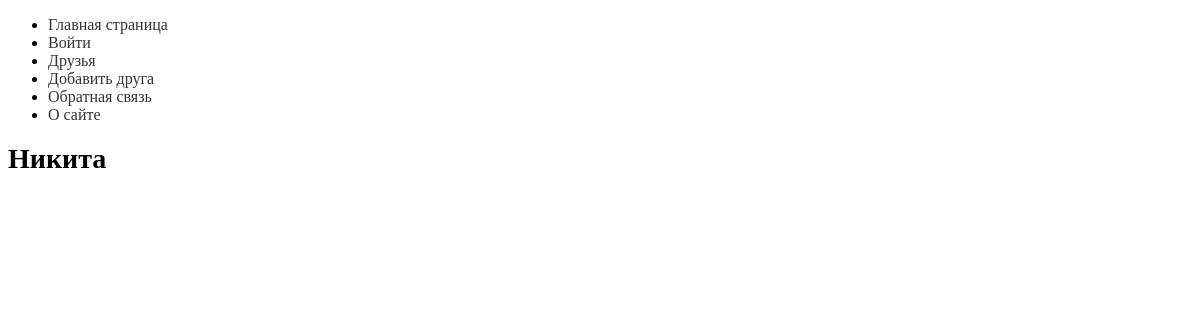
Before: /friend/nikita/ with the older database file.
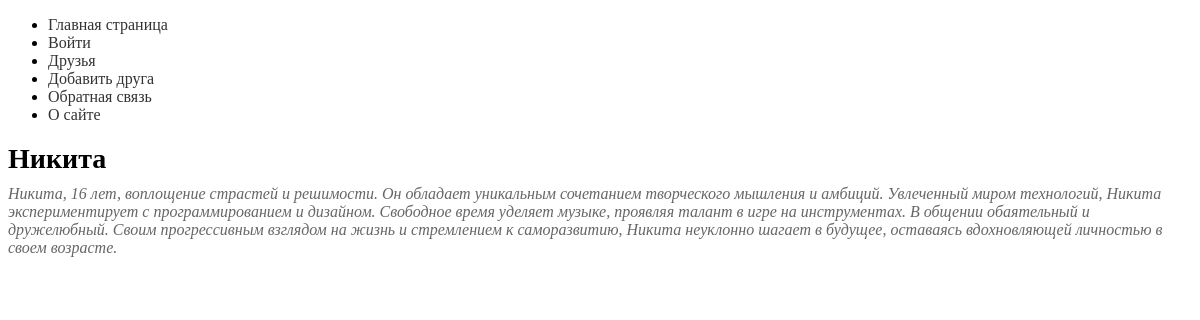
After: the same page with the newer database file.
### myapp/models.py (models this page shows, shortened)
class Friends(models.Model):
    class Status(models.IntegerChoices):
        NOT_THE_BEST = 0, "Не лучший друг"
        THE_BEST = 1, "Лучший друг"
    name = models.CharField(max_length=255)
    slug = models.SlugField(max_length=255, unique=True, db_index=True)
    description = models.TextField(blank=True)
    time_create = models.DateTimeField(auto_now_add=True)
    time_update = models.DateTimeField(auto_now=True)
    is_the_best = models.BooleanField(choices=Status.choices, default=Status.NOT_THE_BEST)
    gender = models.ForeignKey("Gender", on_delete=models.PROTECT, related_name="notes")
    tags = models.ManyToManyField("TagFriends", blank=True, related_name="tags")
    objects = models.Manager()
    is_the_best_manager = IsTheBestManager()
    girlfriend = models.OneToOneField("GirlFriend", on_delete=models.SET_NULL, null=True,
                                      blank="True", related_name="boyfriend")
    class Meta:
        pass

### myapp/views.py (the view)
# urls.py: path("friend/<slug:fr_slug>/", views.friend_slug, name="friend-slug"),
def friend_slug(request, fr_slug):
    friend = get_object_or_404(Friends, slug=fr_slug)
    data = {"friend": friend,
            "title": friend.name,
            "menu": menu,
            }
    return render(request, "myapp/friend.html", data)

### myapp/templates/myapp/friend.html (shortened to what this page needs)
{% extends "base.html" %}
{% block content %}
<div class="info">{{ friend.description }}</div>
{% endblock %}

### templates/base.html (shortened to what this page needs)
<!DOCTYPE html>
{% load static %}
<html lang="en">
<head>
    <link rel="stylesheet" href="{% static 'myapp/css/styles.css' %}" type="text/css"/>
</head>
<body>
<ul>
    {% for m in menu %}
    <li>
        <a href="{% url m.name %}" {% if forloop.last %}class="last-menu"{% endif %}>
            {{ m.title }}
        </a>
    </li>
    {% endfor %}
</ul>
<h1 class="friend-title">{{ title }}</h1>
{% block content %}
{% endblock %}
</body>
</html>

Changed rows visible on the page:
changed Friends "Никита": description (not shown) → "Никита, 16 лет, воплощение страстей и решимости. Он обладает уникальным сочетанием творческого мышления и амбиций. Увлеченный миром технологий, Никита экспериментирует с программированием и дизайном. Свободное время уделяет музыке, проявляя талант в игре на инструментах. В общении обаятельный и дружелюбный. Своим прогрессивным взглядом на жизнь и стремлением к саморазвитию, Никита неуклонно шагает в будущее, оставаясь вдохновляющей личностью в своем возрасте."
